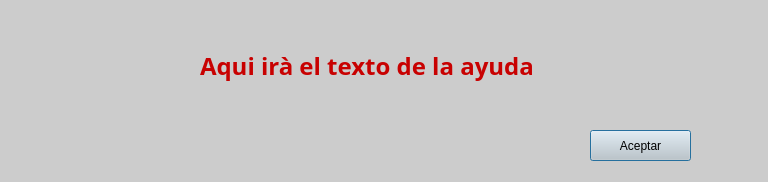
<?xml version="1.0" encoding="UTF-8"?>
<ui version="4.0">
 <class>SolicitudAyuda</class>
 <widget class="QDialog" name="SolicitudAyuda">
  <property name="geometry">
   <rect>
    <x>0</x>
    <y>0</y>
    <width>768</width>
    <height>182</height>
   </rect>
  </property>
  <property name="windowTitle">
   <string>Advertencia</string>
  </property>
  <property name="styleSheet">
   <string notr="true">background-color:rgb(204, 204, 204)</string>
  </property>
  <widget class="QLabel" name="label">
   <property name="geometry">
    <rect>
     <x>200</x>
     <y>20</y>
     <width>511</width>
     <height>91</height>
    </rect>
   </property>
   <property name="font">
    <font>
     <family>Droid Sans Mono</family>
     <pointsize>18</pointsize>
     <weight>75</weight>
     <italic>false</italic>
     <bold>true</bold>
    </font>
   </property>
   <property name="styleSheet">
    <string notr="true">color:rgb(200, 1, 1)</string>
   </property>
   <property name="text">
    <string>Aqui irà el texto de la ayuda</string>
   </property>
  </widget>
  <widget class="QPushButton" name="pushButton">
   <property name="geometry">
    <rect>
     <x>590</x>
     <y>130</y>
     <width>101</width>
     <height>31</height>
    </rect>
   </property>
   <property name="text">
    <string>Aceptar</string>
   </property>
  </widget>
  <widget class="QLabel" name="label_2">
   <property name="geometry">
    <rect>
     <x>40</x>
     <y>40</y>
     <width>91</width>
     <height>91</height>
    </rect>
   </property>
   <property name="text">
    <string/>
   </property>
   <property name="pixmap">
    <pixmap>imgs/brake_warning1600.png</pixmap>
   </property>
   <property name="scaledContents">
    <bool>true</bool>
   </property>
  </widget>
 </widget>
 <resources/>
 <connections>
  <connection>
   <sender>pushButton</sender>
   <signal>clicked()</signal>
   <receiver>SolicitudAyuda</receiver>
   <slot>accept()</slot>
   <hints>
    <hint type="sourcelabel">
     <x>643</x>
     <y>134</y>
    </hint>
    <hint type="destinationlabel">
     <x>369</x>
     <y>160</y>
    </hint>
   </hints>
  </connection>
 </connections>
</ui>
